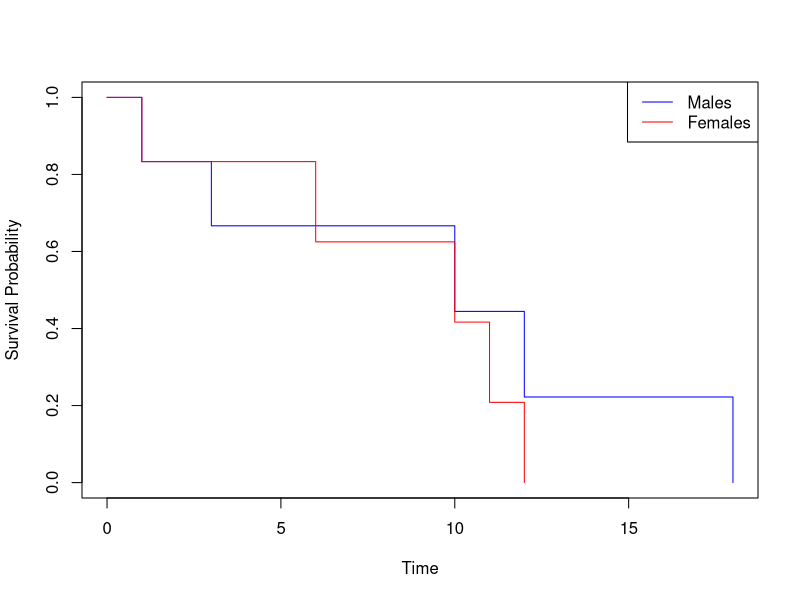

Write R code to recreate this figure. (Note: this script raises an error after producing the figure.)
# Survival Analysis HW2
# Brendan Phillips

# Survival times for males and females
males <- c(1, 3, 4, 10, 12, 18)
females <- c(1, 3, 6, 10, 11, 12)

# Censoring indicators (0 = censored, 1 = event)
males_censor <- c(1, 1, 0, 1, 1, 1)
females_censor <- c(1, 0, 1, 1, 1, 1)

# 1. Kaplan-Meier estimates
library(survival)

km_males <- survfit(Surv(males, males_censor) ~ 1)
km_females <- survfit(Surv(females, females_censor) ~ 1)

# Print the Kaplan-Meier estimates
summary(km_males)
summary(km_females)

# Plot the estimated survivor functions
plot(km_males, conf.int = FALSE, col = "blue", xlab = "Time", ylab = "Survival Probability")
lines(km_females, conf.int = FALSE, col = "red")
legend("topright", c("Males", "Females"), col = c("blue", "red"), lty = 1)

# 2. Confidence intervals using Greenwood's formula
t1 <- 1
t2 <- 3

# For males
ci_males_t1 <- survfit(Surv(males, males_censor) ~ 1, conf.type = "log", conf.int = 0.95, times = t1)
ci_males_t2 <- survfit(Surv(males, males_censor) ~ 1, conf.type = "log", conf.int = 0.95, times = t2)

# For females
ci_females_t1 <- survfit(Surv(females, females_censor) ~ 1, conf.type = "log", conf.int = 0.95, times = t1)
ci_females_t2 <- survfit(Surv(females, females_censor) ~ 1, conf.type = "log", conf.int = 0.95, times = t2)

# Print the confidence intervals
cat("95% CI for males at t=1:", round(ci_males_t1$lower, 3), "-", round(ci_males_t1$upper, 3), "\n")
cat("95% CI for males at t=3:", round(ci_males_t2$lower, 3), "-", round(ci_males_t2$upper, 3), "\n")
cat("95% CI for females at t=1:", round(ci_females_t1$lower, 3), "-", round(ci_females_t1$upper, 3), "\n")
cat("95% CI for females at t=3:", round(ci_females_t2$lower, 3), "-", round(ci_females_t2$upper, 3), "\n")

# 3. Median survival times
median_males <- summary(km_males)$table["median"]
median_females <- summary(km_females)$table["median"]

cat("Median survival time for males:", median_males, "\n")
cat("Median survival time for females:", ifelse(is.na(median_females), "Cannot be determined", median_females), "\n")

male_table <- data.frame(
  time_interval = c("0-1", "1-3", "3-10", "10-12", "12-18", "18+"),
  nj = c(6, 6, 5, 3, 2, 1),
  dj = c(0, 1, 1, 1, 1, 0),
  nj_minus_dj_div_nj = c(1, 5/6, 4/5, 2/3, 1/2, 1),
  survival_prob = c(1, 0.833, 0.667, 0.444, 0.222, 0.222)
)

female_table <- data.frame(
  time_interval = c("0-1", "1-3", "3-6", "6-10", "10-11", "11-12"),
  nj = c(6, 6, 5, 4, 4, 4),
  dj = c(0, 0, 1, 0, 0, 1),
  nj_minus_dj_div_nj = c(1, 1, 4/5, 1, 1, 3/4),
  survival_prob = c(1, 1, 0.8, 0.8, 0.8, 0.6)
)

# Print the tables
print(male_table)
print(female_table)
